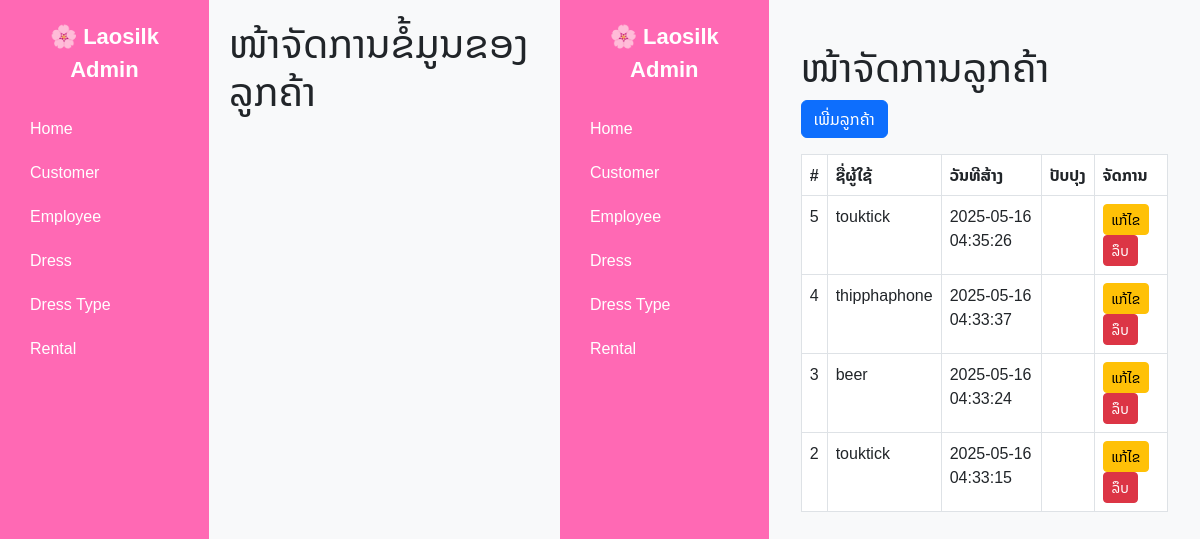
Screenshot of /admin/customer.php with the database file from the repository.
### tables this page shows
CREATE TABLE `customer` (
  `customer_id` int(10) NOT NULL COMMENT 'ລະຫັດລູກຄ້າ',
  `username` varchar(50) NOT NULL COMMENT 'ຊື່ລູກຄ້າ',
  `password` varchar(50) NOT NULL COMMENT 'ລະຫັດຜ່ານ',
  `updated_date` timestamp NULL DEFAULT NULL ON UPDATE current_timestamp() COMMENT 'ວັນທີປັບປຸງ',
  `created_date` timestamp NOT NULL DEFAULT current_timestamp() COMMENT 'ວັນທີສ້າງ'
);

### admin/customer.php (the view)
<?php require('layout.php')?>
 <h1>ໜ້າຈັດການຂໍ້ມູນຂອງລູກຄ້າ</h1>
<?php require('footer.php')?>
<?php
require('layout.php');
require('../db.php');
$sql = "SELECT * FROM customer ORDER BY created_date DESC";
$result = $conn->query($sql);
?>
<div class="container mt-4">
    <h1>ໜ້າຈັດການລູກຄ້າ</h1>
    <a href="customer_add.php" class="btn btn-primary mb-3">ເພີ່ມລູກຄ້າ</a>
    <table class="table table-bordered">
        <thead>
            <tr>
                <th>#</th>
                <th>ຊື່ຜູ້ໃຊ້</th>
                <th>ວັນທີສ້າງ</th>
                <th>ປັບປຸງ</th>
                <th>ຈັດການ</th>
            </tr>
        </thead>
        <tbody>
            <?php while ($row = $result->fetch_assoc()): ?>
            <tr>
                <td><?= $row['customer_id'] ?></td>
                <td><?= $row['username'] ?></td>
                <td><?= $row['created_date'] ?></td>
                <td><?= $row['updated_date'] ?></td>
                <td>
                    <a href="customer_edit.php?id=<?= $row['customer_id'] ?>" class="btn btn-warning btn-sm">ແກ້ໄຂ</a>
                    <a href="customer_delete.php?id=<?= $row['customer_id'] ?>" class="btn btn-danger btn-sm" onclick="return confirm('ຢືນຢັນການລຶບ?')">ລຶບ</a>
                </td>
            </tr>
            <?php endwhile; ?>
        </tbody>
    </table>
</div>
<?php require('footer.php'); ?>

### admin/layout.php (shortened to what this page needs)
<!DOCTYPE html>
<html lang="en">
<head>
    <link href="https://cdn.jsdelivr.net/npm/bootstrap@5.3.0/dist/css/bootstrap.min.css" rel="stylesheet">
</head>
<body>
<div class="sidebar">
    <div class="logo">🌸 Laosilk Admin</div>
    <a href="index.php">Home</a>
    <a href="customer.php">Customer</a>
    <a href="employees.php">Employee</a>
    <a href="dress.php">Dress</a>
    <a href="dress_type.php">Dress Type</a>
    <a href="rental.php">Rental</a>
</div>
<div class="content">

### admin/footer.php
</div>
</body>
</html>

### admin/layout.php (style rules this page uses)
body { font-family: "Noto Sans Lao", sans-serif; display: flex; height: 100vh; }
.sidebar { width: 250px; background-color: #ff69b4; color: white; padding: 20px; }
.sidebar a { color: white; text-decoration: none; display: block; padding: 10px; border-radius: 5px; }
.content { flex-grow: 1; padding: 20px; background-color: #f8f9fa; }
.logo { text-align: center; font-size: 22px; font-weight: bold; margin-bottom: 20px; }

### rows the page displays
customer: customer_id "5", username "touktick", created_date "2025-05-16 04:35:26"
customer: customer_id "4", username "thipphaphone", created_date "2025-05-16 04:33:37"
customer: customer_id "3", username "beer", created_date "2025-05-16 04:33:24"
customer: customer_id "2", username "touktick", created_date "2025-05-16 04:33:15"
